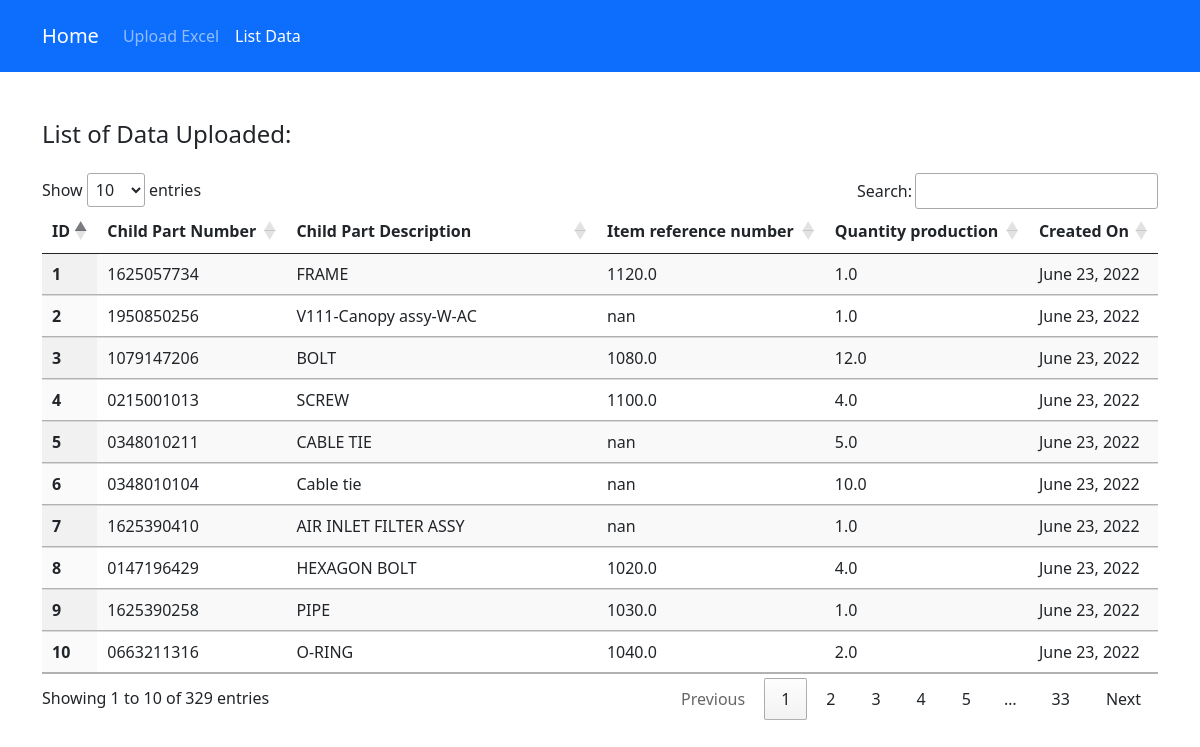
Page /list on the committed database.
### home/models.py (models this page shows, shortened)
class Filedata(models.Model):
    id = models.IntegerField(primary_key=True)
    child_part_no = models.CharField(max_length=255)
    child_part_description = models.TextField()
    item_ref_number = models.TextField()
    quantity_production = models.CharField(max_length=255)
    created_on = models.DateField()

### home/views.py (the view)
# urls.py: path('list', views.list, name='List'),
def list(request):
    fetchedData = Filedata.objects.all()
    context = {
        "data": fetchedData
    }
    return render(request, 'list.html', context)

### templates/list.html (shortened to what this page needs)
<!DOCTYPE html>
<html lang="en">
  <head>
    <link
      href="https://cdn.jsdelivr.net/npm/bootstrap@5.0.2/dist/css/bootstrap.min.css"
      rel="stylesheet"
    />
    <link
      href="https://cdn.datatables.net/1.12.1/css/jquery.dataTables.min.css"
      rel="stylesheet"
    />
  </head>
  <body>
    <nav class="navbar navbar-expand-lg navbar-dark bg-primary py-3">
      <div class="container">
        <a class="navbar-brand" href="/">Home</a>
        <div
          class="collapse navbar-collapse"
          id="navbarSupportedContent"
        >
          <ul class="navbar-nav me-auto mb-2 mb-lg-0">
            <li class="nav-item">
              <a class="nav-link" aria-current="page" href="/"
                >Upload Excel</a
              >
            </li>
            <li class="nav-item">
                <a class="nav-link active" href="/list">List Data</a>
            </li>
          </ul>
        </div>
      </div>
    </nav>
    <main class="container my-5">
      <h4 class="my-4">List of Data Uploaded:</h4>
      <table id="filedata" class="display table" style="width:100%">
        <thead>
          <tr>
            <th scope="col">ID</th>
            <th scope="col">Child Part Number</th>
            <th scope="col">Child Part Description</th>
            <th scope="col">Item reference number</th>
            <th scope="col">Quantity production</th>
            <th scope="col">Created On</th>
          </tr>
        </thead>
        <tbody>
          {% for e in data %}
          <tr>
            <th scope="row">{{ e.id }}</th>
            <td>{{ e.child_part_no }}</td>
            <td>{{ e.child_part_description }}</td>
            <td>{{ e.item_ref_number }}</td>
            <td>{{ e.quantity_production }}</td>
            <td>{{ e.created_on }}</td>
          </tr>
          {% endfor %}
        </tbody>
      </table>
    </main>
  </body>
</html>

### rows in the picture
Filedata: id "1", child_part_no "1625057734", child_part_description "FRAME", item_ref_number "1120.0", quantity_production "1.0", created_on "June 23, 2022"
Filedata: id "2", child_part_no "1950850256", child_part_description "V111-Canopy assy-W-AC", item_ref_number "nan", quantity_production "1.0", created_on "June 23, 2022"
Filedata: id "3", child_part_no "1079147206", child_part_description "BOLT", item_ref_number "1080.0", quantity_production "12.0", created_on "June 23, 2022"
Filedata: id "4", child_part_no "0215001013", child_part_description "SCREW", item_ref_number "1100.0", quantity_production "4.0", created_on "June 23, 2022"
Filedata: id "5", child_part_no "0348010211", child_part_description "CABLE TIE", item_ref_number "nan", quantity_production "5.0", created_on "June 23, 2022"
Filedata: id "6", child_part_no "0348010104", child_part_description "Cable tie", item_ref_number "nan", quantity_production "10.0", created_on "June 23, 2022"
Filedata: id "7", child_part_no "1625390410", child_part_description "AIR INLET FILTER ASSY", item_ref_number "nan", quantity_production "1.0", created_on "June 23, 2022"
Filedata: id "8", child_part_no "0147196429", child_part_description "HEXAGON BOLT", item_ref_number "1020.0", quantity_production "4.0", created_on "June 23, 2022"
Filedata: id "9", child_part_no "1625390258", child_part_description "PIPE", item_ref_number "1030.0", quantity_production "1.0", created_on "June 23, 2022"
Filedata: id "10", child_part_no "0663211316", child_part_description "O-RING", item_ref_number "1040.0", quantity_production "2.0", created_on "June 23, 2022"
